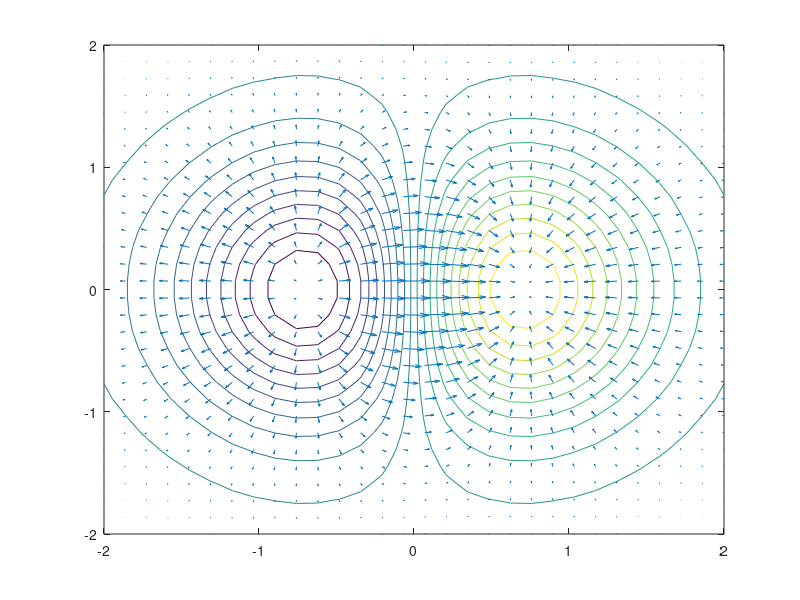

Write MATLAB code to recreate this figure.
clc;
clear;
close all;

x=linspace(-2,2,30);
dx=x(2)-x(1);

y=linspace(-2,2,30);
dy=y(2)-y(1);

[X, Y]=meshgrid(x,y);

Z=X.*exp(-X.^2-Y.^2);

[dZX, dZY]=gradient(Z,dx,dy);

figure;
contour(X,Y,Z,20);
hold on;
quiver(X,Y,dZX,dZY);
